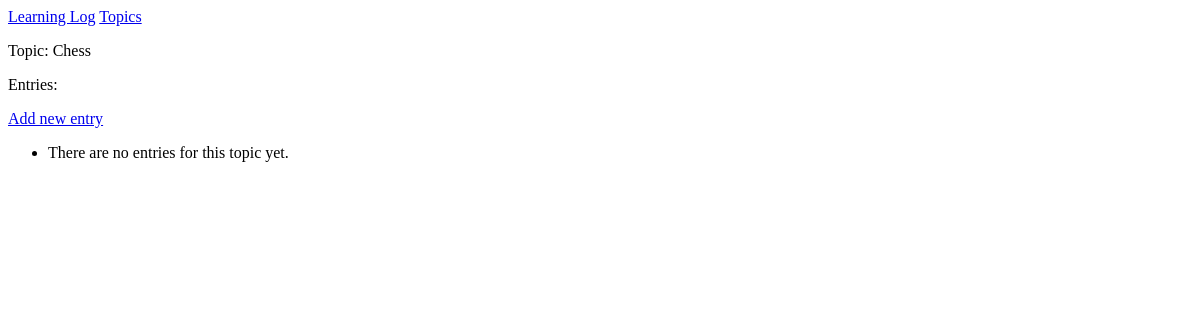
The app's page /topics/1/, older data.
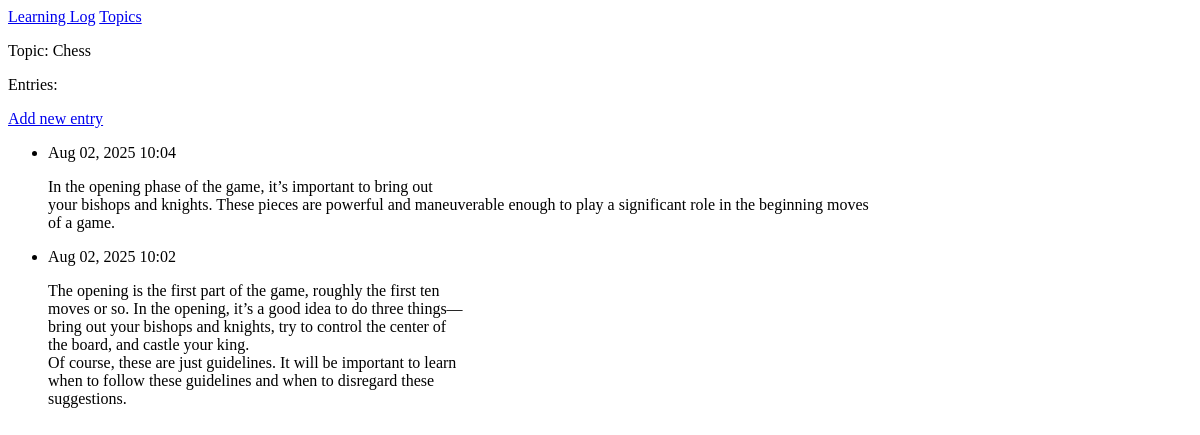
The same page, newer data.
### learning_logs/models.py (models this page shows, shortened)
class Topic(models.Model):
    text = models.CharField(max_length=200)
    date_added = models.DateTimeField(auto_now_add=True)
    def __str__(self):
        return self.text

class Entry(models.Model):
    topic = models.ForeignKey(Topic, on_delete=models.CASCADE)
    text = models.TextField()
    date_added = models.DateTimeField(auto_now_add=True)
    class Meta:
        verbose_name_plural = 'entries'

### learning_logs/views.py (the view)
# urls.py: path('topics/<int:topic_id>/', views.topic, name="topic"),
def topic(request, topic_id):
    topic = Topic.objects.get(id=topic_id)
    entries = topic.entry_set.order_by('-date_added')
    context = {'topic':topic, 'entries':entries}
    return render(request, 'learning_logs/topic.html', context)

### learning_logs/templates/learning_logs/topic.html
{% extends 'learning_logs/base.html' %} {% block content %}
<p>Topic: {{ topic }}</p>
<p>Entries:</p>
<p>
  <a href="{% url 'learning_logs:new_entry' topic.id %}"> Add new entry </a>
</p>
<ul>
  {% for entry in entries %}
  <li>
    <p>{{ entry.date_added|date:"M d, Y H:i" }}</p>
    <p>{{ entry.text|linebreaks }}</p>
  </li>
  {% empty %}
  <li>There are no entries for this topic yet.</li>
  {% endfor %}
</ul>
{% endblock content%}

### learning_logs/templates/learning_logs/base.html
<p>
  <a href="{% url 'learning_logs:index' %}">Learning Log</a>
  <a href="{% url 'learning_logs:topics' %}">Topics</a>
</p>
{% block content %} {% endblock content %}

Row changes from the older to the newer data that the page shows:
added Entry: date_added "Aug 02, 2025 10:04", text "In the opening phase of the game, it’s important to bring out your bishops and knights. These pieces are powerful and maneuverable enough to play a significant role in the beginning moves of a game."
added Entry: date_added "Aug 02, 2025 10:02", text "The opening is the first part of the game, roughly the first ten moves or so. In the opening, it’s a good idea to do three things— bring out your bishops and knights, try to control the center of the board, and castle your king. Of course, these are just guidelines. It will be important to learn when to follow these guidelines and when to disregard these suggestions."
Text that changed along with them:
text no longer shown: "There are no entries for this topic yet."
